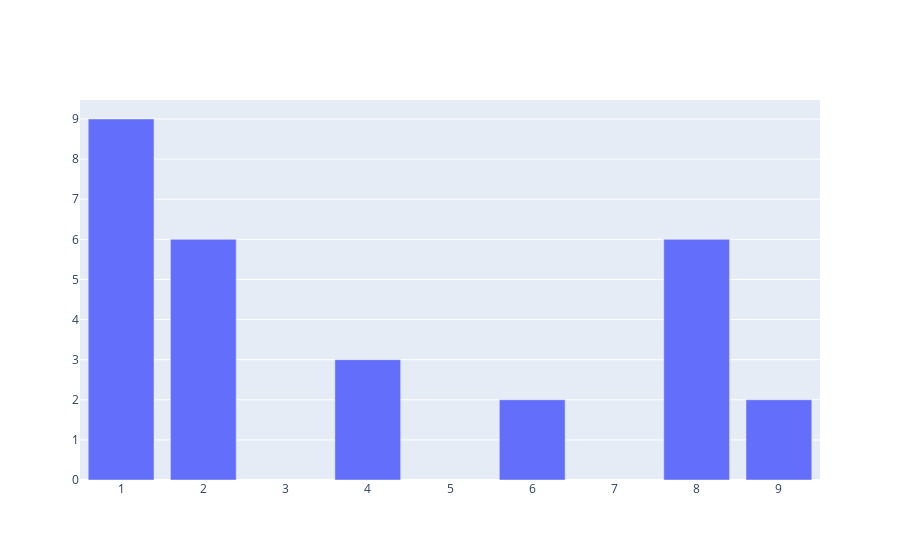

The notebook cell this image was saved under:
### Code cell
da = go.Figure()
da.add_trace(go.Bar(x=[1,2,4,6,8,9], y= [9,6,3,2,6,2] ))

### Figure 1 — Plotly figure (JSON) as saved in the notebook; plotly's stock layout.template omitted (floating-point values rounded to 4 significant figures)
{"data": [{"type": "bar", "x": [1, 2, 4, 6, 8, 9], "y": [9, 6, 3, 2, 6, 2]}], "layout": {"autosize": true, "dragmode": "pan", "xaxis": {"autorange": true, "range": [0.5, 9.5], "type": "linear"}, "yaxis": {"autorange": true, "range": [0, 9.474], "type": "linear"}}}
